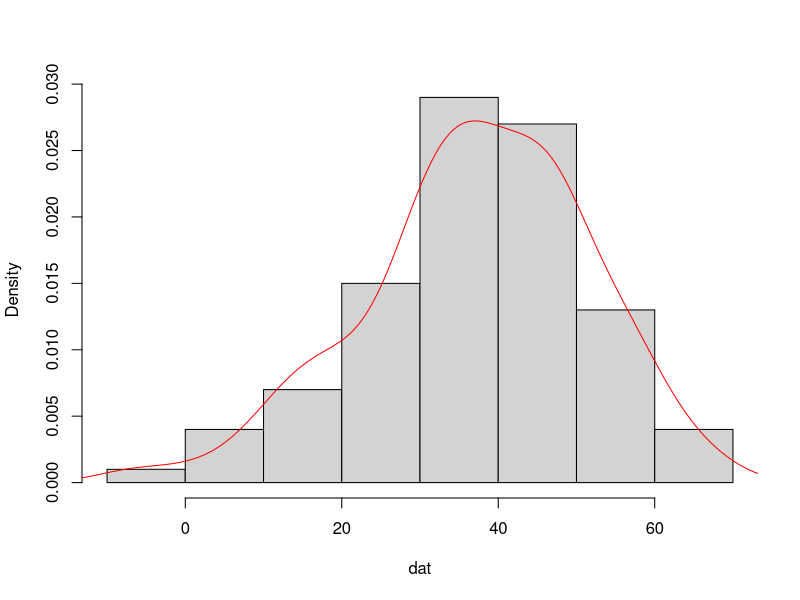
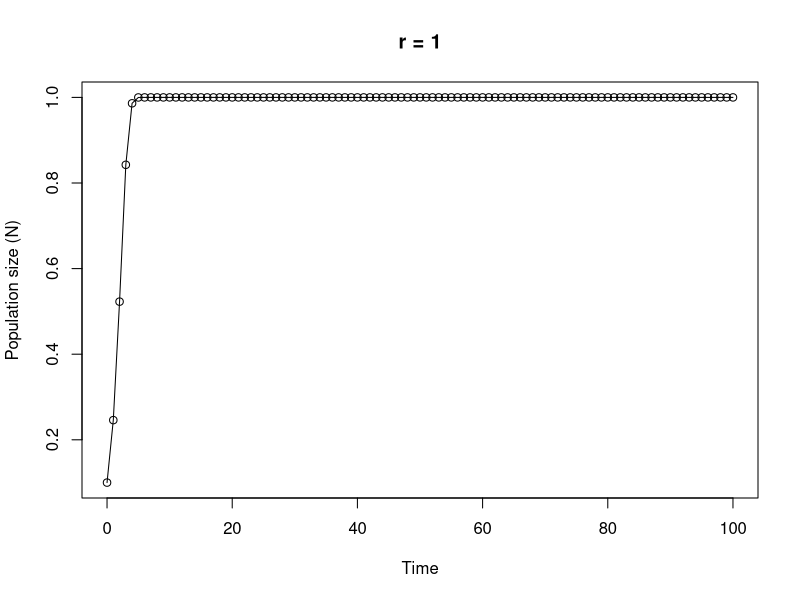

Here is the R script that generated these plots, in order:
## ----Q1, echo=SOLUTIONS----------------------------------------------------------------------------------------------------------------

# area of a circle
# the equation to calculate the area of a circle is pi * radius^2

circle.area <- function(d){ 
	pi * (d/2)^2
}

# to use your new function

circle.area(10)
# [1] 78.53982

# to test on a vector of diameters
# first create a vector with diameters ranging from 0 to 50 in steps of 10

cir.diam <- seq(from = 0, to = 50, by = 10)

# test your function

circle.area(cir.diam)
# [1]    0.00000   78.53982  314.15927  706.85835 1256.63706 1963.49541


## ----Q2, echo=SOLUTIONS, tidy = TRUE---------------------------------------------------------------------------------------------------

far.cent <- function(a){
	val <- (a-32)*5/9
	print(paste("Fahrenheit: ", round(a, digits = 3), "oF",sep = " "), quote = FALSE)# round 3dp
	print(paste("Centigrade: ", round(val, digits = 3), "oC", sep = " "), quote = FALSE)# round 3dp
}

# alternative Fahrenheit to centigrade using cat function

far.cent2 <- function(a){
	val <- (a - 32) * 5/9	#calculation
	cat("Fahrenheit: ", round(a, digits = 3), "oF", "\n")   # use cat function
	cat("Centigrade: ", round(val, digits = 3), "oC", "\n")   
}


## ----Q3, echo=SOLUTIONS----------------------------------------------------------------------------------------------------------------

# Create a vector of normally distributed data
# length 100, mean 35 and standard deviation of 29

vals <- rnorm(100, 35, 15)	# create some norm dist data mean 35, sd = 15

summary.fun <- function(dat){
	mymean <- round(mean(dat), digits = 4)      	# calc mean
	mymedian <- round(median(dat), digits = 4)    # calc median
	mymin <- round(min(dat), digits = 4)          # calc min
	mymax <- round(max(dat), digits = 4)          # calc max
	print(paste("mean:", mymean, sep = " "), quote = FALSE)     # print mean
	print(paste("median:", mymedian, sep = " "), quote = FALSE)     # print median
	print(paste("range:", "from:", mymin, "to", mymax, sep = " "), quote = FALSE) 
	dens <- density(dat)                          # estimate density curve
	hist(dat, main = "",type = "l",freq = FALSE)  # plot histogram
	lines(dens, lty = 1, col = "red")             # plot density curve
}

# use the function
summary.fun(vals)


## ----Q4, echo=SOLUTIONS----------------------------------------------------------------------------------------------------------------

# calculate a median

ourmedian <- function(x){
	n <- length(x)
	if (n %% 2 == 1)      # odd numbers
	  sort(x)[(n + 1)/2]  # find the middle number by adding 1 to length and div 2
	else {                # even numbers
	  middletwo <- sort(x)[(n/2) + 0:1]   #find the two middle numbers
	  mean(middletwo)
	  }
}

# use the function
mydat <- sample(1:50, size = 10, replace = TRUE )

# our function
ourmedian(mydat)

# R median function
median(mydat)


## ----Q5, echo=SOLUTIONS, tidy = TRUE---------------------------------------------------------------------------------------------------

# function to simulate Ricker model

Ricker.model <- function(nzero, r, time, K=1){     # sets initial parameters
  N <- numeric(time + 1)    # creates a real vector of length time+1 to store values of Nt+1
  N[1] <- nzero             # sets initial population size in first element of N
  for (i in 1:time) {				# loops over time
      N[i+1] <- N[i]*exp(r*(1 - N[i]/K))    
  }
  Time <- 0:time   					 # creates vector for x axis
  plot(Time, N, type = "o", xlim = c(0, time), xlab = "Time", ylab = "Population size (N)", main = paste("r =", r, sep=" "))   # plots     output
}

# To run
# play around with the different parameters, especially r
Ricker.model(nzero=0.1,r=1,time=100)
